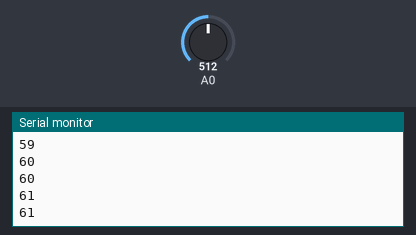
Bench run of a sketch on a simulated Arduino Zero (SAMD21). On the bench: the last lines printed to the serial monitor. The test bench sets the inputs (shaded band); at power-on: A0 = 512 (analog values on the 0–1023 scale).

Above: at 1.2 s.
1.3 s: A0 set to 716
At 2.5 s:
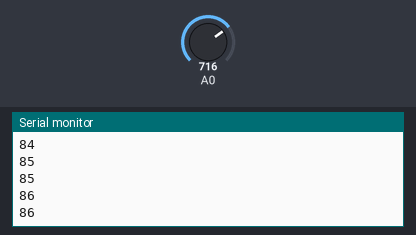
2.8 s: A0 set to 900
At 3.8 s:
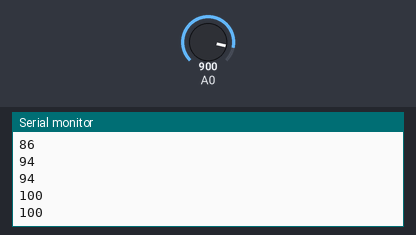
Timing chart, 0 to 5.8 s (numbered marks = the images above; inputs shaded):
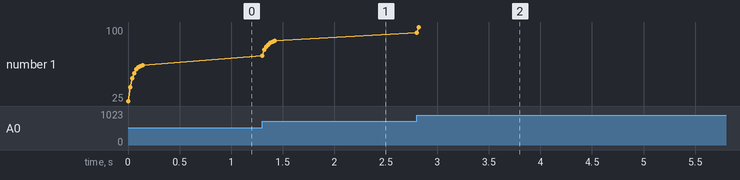

The sketch:

VolDataCatch.ino
```cpp
#define ptMeter 0

float lecturaFiltrada = 0;

float convertirA100(int valor) {
    valor = constrain(valor, 1, 3330);
    return 1.0 + (valor - 1) * (99.0 / 3329.0);
}

void setup() {
    Serial.begin(115200);
    analogReadResolution(12);
}

void loop() {
    int lectura = analogRead(ptMeter);

    // Filtro exponencial
    lecturaFiltrada = 0.6 * lecturaFiltrada + 0.4 * lectura;

int porcentaje = (int)convertirA100((int)lecturaFiltrada);

static int ultimo = -1;
if (porcentaje != ultimo) {
    Serial.println(porcentaje);
    ultimo = porcentaje;
Serial.println((int)porcentaje);
delay(20);
}
}
```

Measured:
- after the input at 1.3 s, the serial monitor: prints a new line at once (image 1)
- after the input at 2.8 s, the serial monitor: prints a new line at once (image 2)
- plotted number 1: 61 → 86 after the input at 1.3 s, 86 → 100 after the input at 2.8 s
